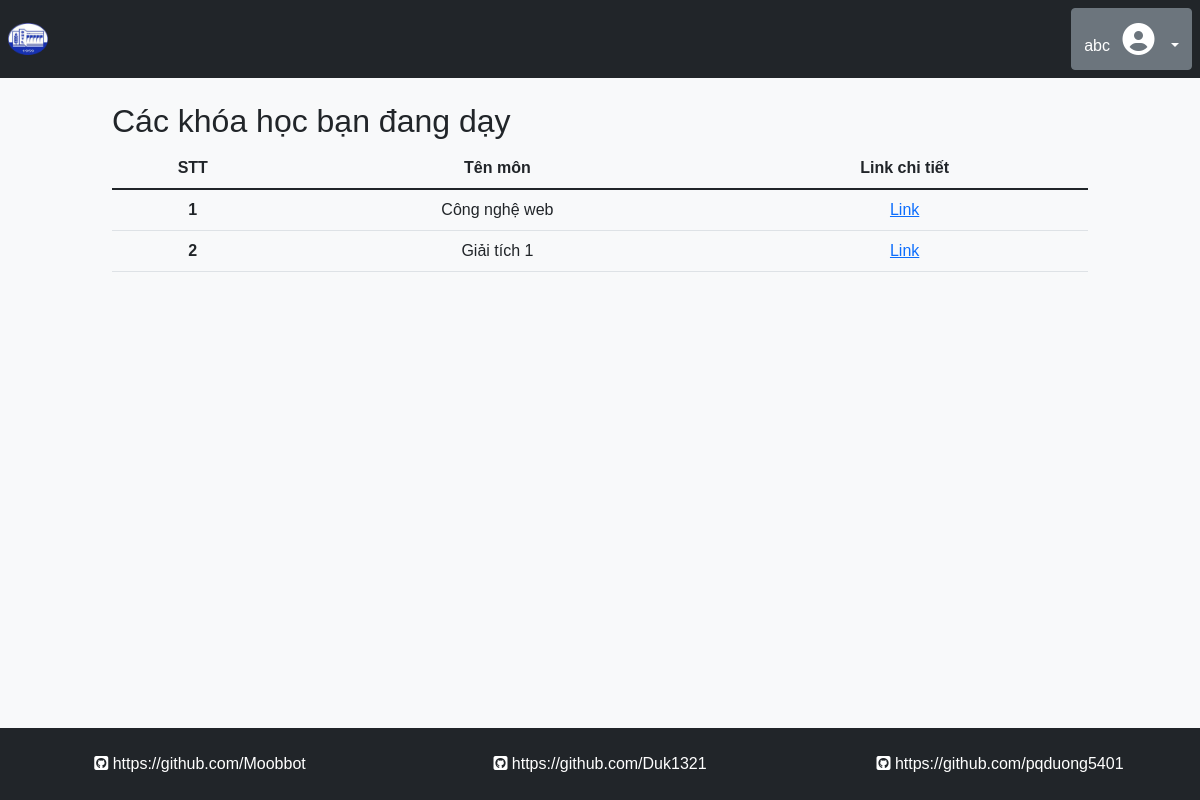
The page / (signed in) on the database its author committed.
### tables this page shows
CREATE TABLE `db_teach_learn` (
  `teach_learn_id` int(10) UNSIGNED NOT NULL,
  `user_id_inf` int(10) UNSIGNED NOT NULL,
  `sub_id` int(10) UNSIGNED NOT NULL
);

CREATE TABLE `db_subjects` (
  `sub_id` int(10) UNSIGNED NOT NULL,
  `sub_name` varchar(100) NOT NULL
);

### teacher/index.php (the view, shortened to what this page needs)
<?php
if (empty($_SESSION['current_user'])) {
    header("Location:../index.php");
?>
<?php
} else {
    $currentUser = $_SESSION['current_user'];
?>
<?php include './reuse/config.php' ?>
<div class="row justify-content-center p-0 m-0">
    <div class="col-10">
        <h2>Các khóa học bạn đang dạy</h2>
        <table class="table text-center">
            <thead>
                <tr>
                    <th scope="col">STT</th>
                    <th scope="col">Tên môn</th>
                    <th scope="col">Link chi tiết</th>
                </tr>
            </thead>
            <tbody>
                <?php
                    $user_id_inf = $currentUser['user_id'];
                    $sql = "SELECT sub_id, teach_learn_id FROM db_teach_learn WHERE user_id_inf = '$user_id_inf'";
                    $result = mysqli_query($conn, $sql);
                    $STT = 0;
                    if ($result->num_rows > 0) {
                        while ($row  = $result->fetch_assoc()) {
                            $sub_id = $row['sub_id'];
                            $teach_learn_id = $row['teach_learn_id'];
                            $sql1 = "SELECT sub_name FROM db_subjects s, db_teach_learn WHERE s.sub_id = $sub_id AND teach_learn_id = $teach_learn_id";
                            $result1 = mysqli_query($conn, $sql1);
                            if ($result1->num_rows > 0) {
                                $STT += 1;
                                $row1 = $result1->fetch_assoc();
                    ?>
                <tr>
                    <th scope="row"><?= $STT ?></th>
                    <td><?= $row1['sub_name'] ?></td>
                    <td><a href="http://localhost/BTL_CNW/teacher/detail.php?id= <?= $teach_learn_id ?>">Link</a></td>
                    <?php
                            }
                        }
                    } else { ?>
                    <th scope="row">Bạn chưa dạy môn nào</th>
                    <?php
                    } ?>
                </tr>
            </tbody>
        </table>
    </div>
</div>
<?php
}
?>

### assets/style.css (style rules this page uses)
*, html { margin: 0; padding: 0; list-style-type: none; font-family: Arial, Helvetica, sans-serif; }

### rows shown on the page
db_teach_learn: sub.sub_name "Công nghệ web"
db_teach_learn: sub.sub_name "Giải tích 1"

### other values the page prints
$currentUser['User_FullName'] "abc"
